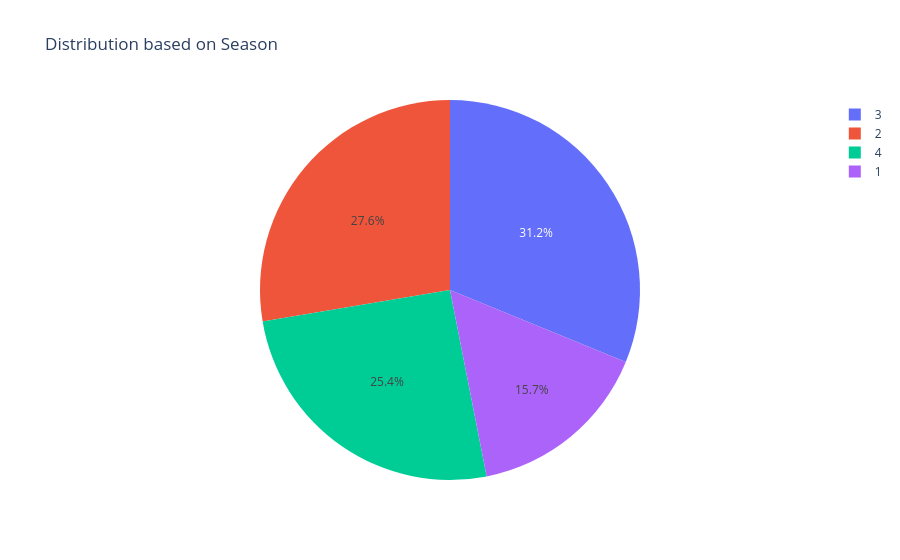
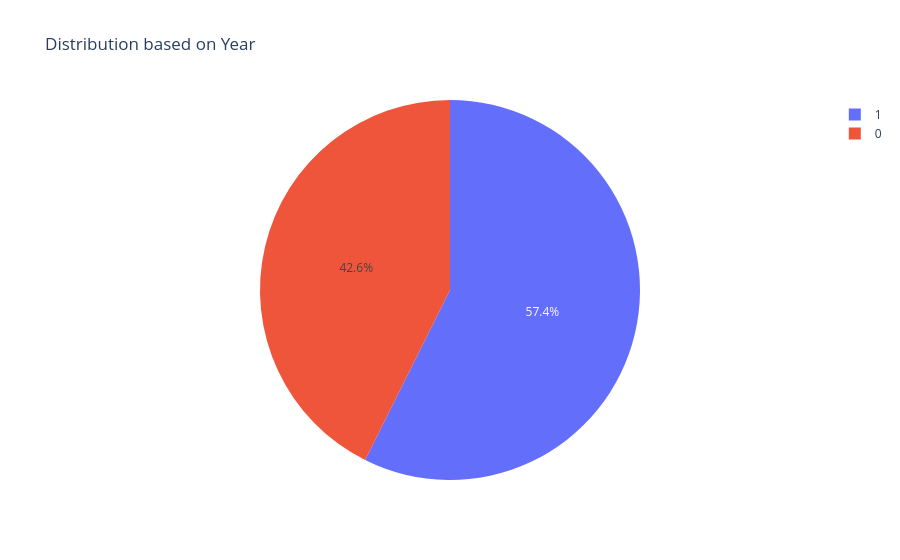
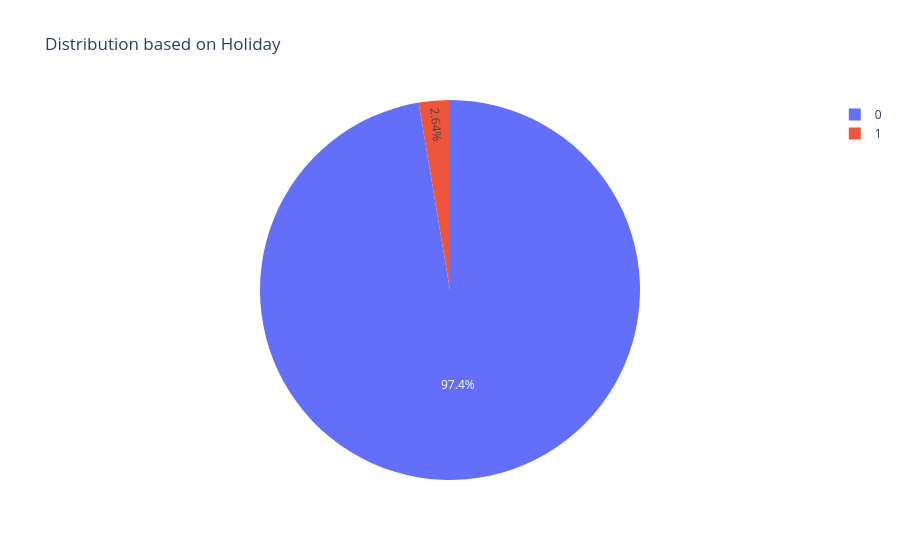
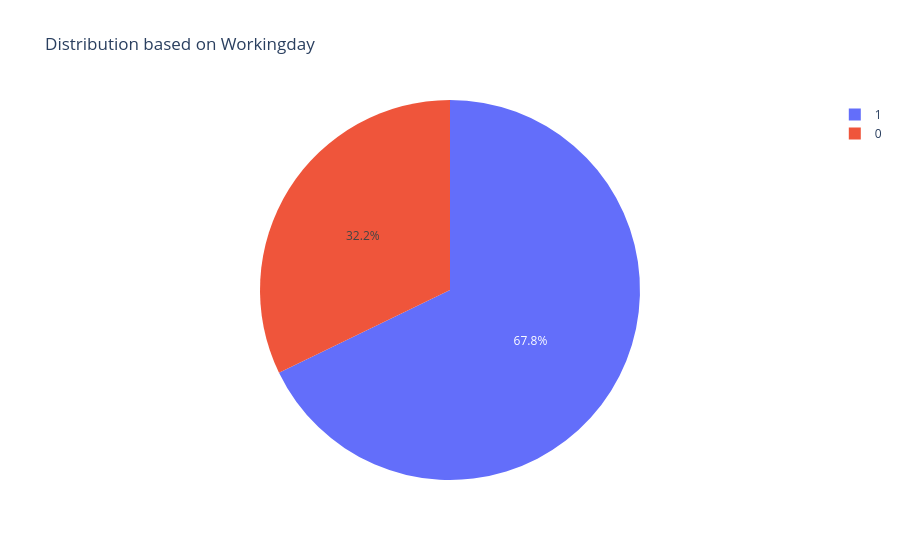

Notebook cell for these charts, in order:
### Code cell
features = ['season', 'year', 'holiday', 'workingday', 'weather_condition']

for feature in features:
    proper_label = feature.replace('_', ' ').capitalize()
    
    fig = px.pie(hour_df, 
                 names=feature, 
                 values='total_count',
                 title=f'Distribution based on {proper_label}') 
    fig.show()

### Figure 1 — Plotly figure (JSON) as saved in the notebook; plotly's stock layout.template omitted (floating-point values rounded to 4 significant figures; data arrays with more than 128 entries replaced by an {"elided": "..."} marker saying what was removed)
{"data": [{"domain": {"x": [0, 1], "y": [0, 1]}, "hovertemplate": "season=%{label}<br>total_count=%{value}<extra></extra>", "labels": {"elided": "16874 int values"}, "legendgroup": "", "name": "", "showlegend": true, "type": "pie", "values": {"elided": "16874 int values"}}], "layout": {"legend": {"tracegroupgap": 0}, "title": {"text": "Distribution based on Season"}}}

### Figure 2 — Plotly figure (JSON) as saved in the notebook; plotly's stock layout.template omitted (floating-point values rounded to 4 significant figures; data arrays with more than 128 entries replaced by an {"elided": "..."} marker saying what was removed)
{"data": [{"domain": {"x": [0, 1], "y": [0, 1]}, "hovertemplate": "year=%{label}<br>total_count=%{value}<extra></extra>", "labels": {"elided": "16874 int values"}, "legendgroup": "", "name": "", "showlegend": true, "type": "pie", "values": {"elided": "16874 int values"}}], "layout": {"legend": {"tracegroupgap": 0}, "title": {"text": "Distribution based on Year"}}}

### Figure 3 — Plotly figure (JSON) as saved in the notebook; plotly's stock layout.template omitted (floating-point values rounded to 4 significant figures; data arrays with more than 128 entries replaced by an {"elided": "..."} marker saying what was removed)
{"data": [{"domain": {"x": [0, 1], "y": [0, 1]}, "hovertemplate": "holiday=%{label}<br>total_count=%{value}<extra></extra>", "labels": {"elided": "16874 int values"}, "legendgroup": "", "name": "", "showlegend": true, "type": "pie", "values": {"elided": "16874 int values"}}], "layout": {"legend": {"tracegroupgap": 0}, "title": {"text": "Distribution based on Holiday"}}}

### Figure 4 — Plotly figure (JSON) as saved in the notebook; plotly's stock layout.template omitted (floating-point values rounded to 4 significant figures; data arrays with more than 128 entries replaced by an {"elided": "..."} marker saying what was removed)
{"data": [{"domain": {"x": [0, 1], "y": [0, 1]}, "hovertemplate": "workingday=%{label}<br>total_count=%{value}<extra></extra>", "labels": {"elided": "16874 int values"}, "legendgroup": "", "name": "", "showlegend": true, "type": "pie", "values": {"elided": "16874 int values"}}], "layout": {"legend": {"tracegroupgap": 0}, "title": {"text": "Distribution based on Workingday"}}}
